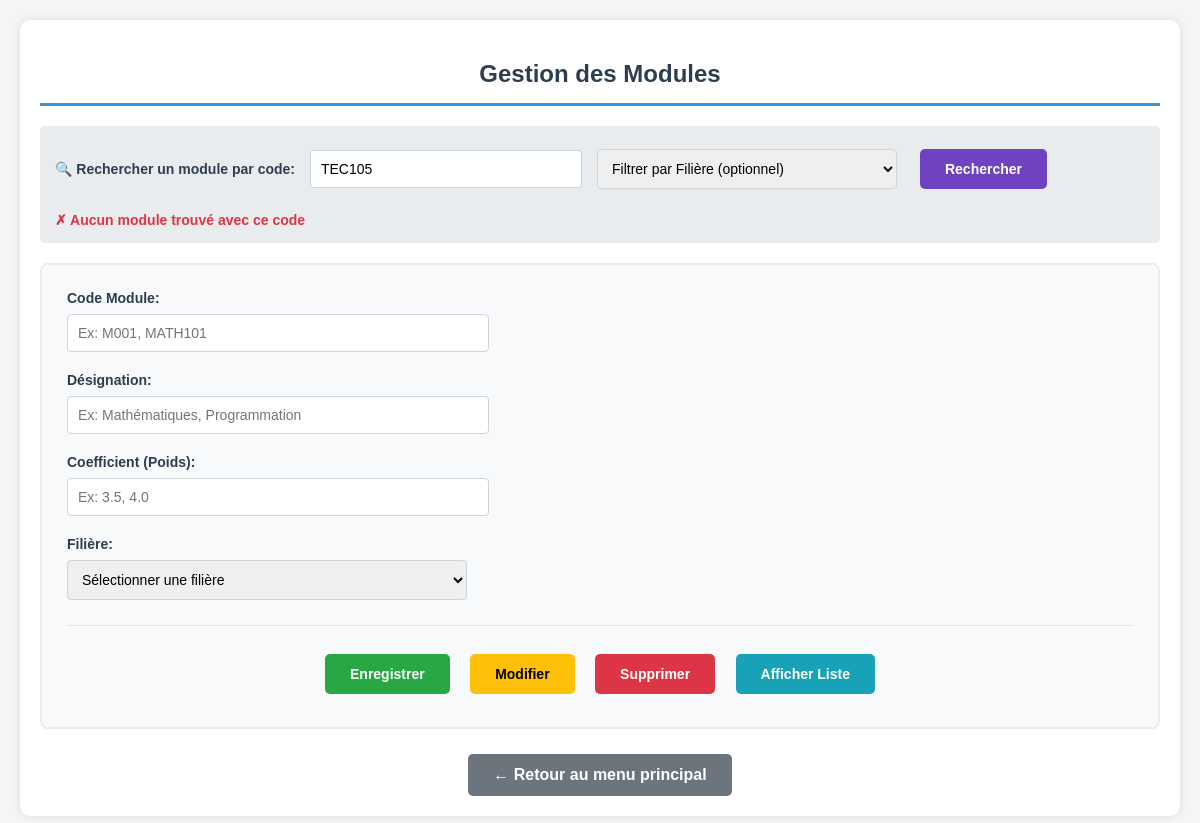
Page /frmModules.php?recherche_code=TEC105 on the earlier database version.
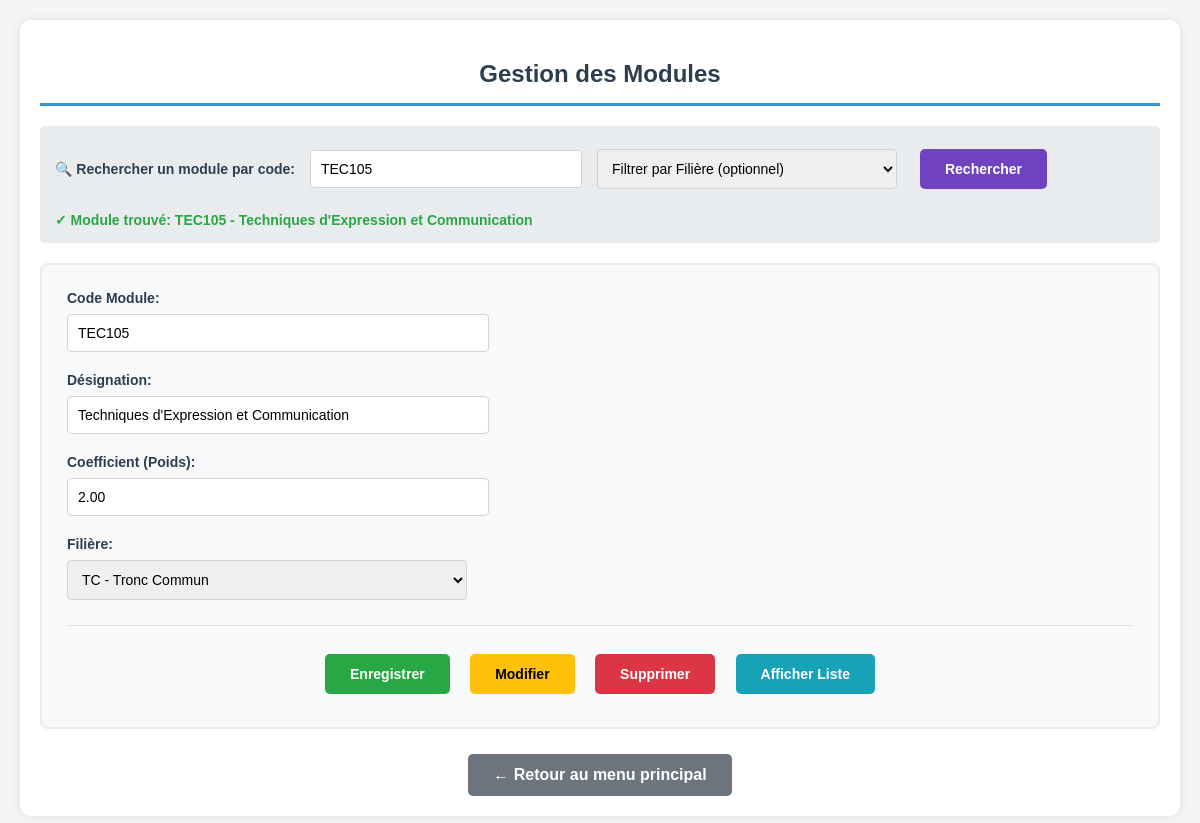
Same page on the later database version.
### tables this page shows
CREATE TABLE `modules` (
  `Id` int(11) NOT NULL,
  `CodeModule` varchar(50) NOT NULL,
  `DésignationModule` varchar(100) NOT NULL,
  `FilièreId` int(11) DEFAULT NULL,
  `created_at` timestamp NOT NULL DEFAULT current_timestamp(),
  `Coefficient` decimal(4,2) DEFAULT NULL
);

### connexion_base.php (called while the page is built, shortened)
<?php
class ConnexionBase {
    public function __construct() {
        $servername = "localhost";
        $username = "root";
        $password = "";
        $dbname = "base_etudiants_tp2_2025";
        try {
            $this->pdo = new PDO("mysql:host=$servername;dbname=$dbname;charset=utf8", $username, $password);
        } catch(PDOException $e) {
            die("Connection failed: " . $e->getMessage());
        }
    }
}
?>

### frmModules.php (the view, shortened to what the changed rows need)
<?php
require_once 'connexion_base.php';
$db = new ConnexionBase();
$filieres = $db->pdo->query("SELECT * FROM filières ORDER BY CodeFilière")->fetchAll(PDO::FETCH_ASSOC);
$module_courant = null;
if (isset($_GET['recherche_code']) && !empty($_GET['recherche_code'])) {
    $code_recherche = $_GET['recherche_code'];
    try {
        $requete_module = $db->pdo->prepare("
            SELECT m.*, f.CodeFilière, f.Désignation as FiliereDesignation
            FROM modules m
            LEFT JOIN filières f ON m.FilièreId = f.Id
            WHERE m.CodeModule = ?
        ");
        $requete_module->execute([$code_recherche]);
        $module_courant = $requete_module->fetch(PDO::FETCH_ASSOC);
    } catch (PDOException $e) {
        $erreur_recherche = "Erreur recherche: " . $e->getMessage();
    }
}
?>
<!DOCTYPE html>
<html>
<head>
</head>
<body>
    <div class="container">
        <h2>Gestion des Modules</h2>
        <div class="recherche-group">
            <form method="GET" action="frmModules.php" style="display: flex; align-items: center; gap: 15px; flex-wrap: wrap;">
                <label for="recherche_immediate" style="width: auto; margin: 0; font-weight: bold; color: #2c3e50;">
                    🔍 Rechercher un module par code:
                </label>
                <input type="text" id="recherche_immediate" name="recherche_code"
                       placeholder="Entrez le code module"
                       value="<?= isset($_GET['recherche_code']) ? htmlspecialchars($_GET['recherche_code']) : '' ?>"
                       style="width: 250px; padding: 10px; border: 1px solid #ced4da; border-radius: 4px;">
                <select id="filterFiliere" name="filiere_filter" style="width: 300px; padding: 10px; border: 1px solid #ced4da; border-radius: 4px;">
                    <option value="">Filtrer par Filière (optionnel)</option>
                </select>
                <button type="submit" class="btn-rechercher">Rechercher</button>
                <?php if ($module_courant): ?>
                    <span style="color: #28a745; font-weight: bold; font-size: 14px;">
                        ✓ Module trouvé: <?= htmlspecialchars($module_courant['CodeModule']) ?> - <?= htmlspecialchars($module_courant['DésignationModule']) ?>
                    </span>
                <?php elseif (isset($_GET['recherche_code']) && !empty($_GET['recherche_code']) && !$module_courant): ?>
                    <span style="color: #dc3545; font-weight: bold; font-size: 14px;">
                        ✗ Aucun module trouvé avec ce code
                    </span>
                <?php endif; ?>
            </form>
        </div>
        <div class="form-container">
            <form method="post">
                <div class="form-group">
                    <label for="CodeModule">Code Module:</label>
                    <input type="text" id="CodeModule" name="CodeModule" required
                           value="<?= $module_courant ? htmlspecialchars($module_courant['CodeModule']) : '' ?>"
                           placeholder="Ex: M001, MATH101">
                </div>
                <div class="form-group">
                    <label for="Designation">Désignation:</label>
                    <input type="text" id="Designation" name="Designation" required
                           value="<?= $module_courant ? htmlspecialchars($module_courant['DésignationModule']) : '' ?>"
                           placeholder="Ex: Mathématiques, Programmation">
                </div>
                <div class="form-group">
                    <label for="Coefficient">Coefficient (Poids):</label>
                    <input type="number" step="0.01" min="0.1" id="Coefficient" name="Coefficient"
                           value="<?= $module_courant ? htmlspecialchars($module_courant['Coefficient']) : '' ?>"
                           placeholder="Ex: 3.5, 4.0">
                </div>
                <div class="form-group">
                    <label for="FiliereId">Filière:</label>
                    <select id="FiliereId" name="FiliereId" required>
                        <option value="">Sélectionner une filière</option>
                        <?php foreach($filieres as $filiere): ?>
                            <option value="<?= $filiere['Id'] ?>"
                                <?= ($module_courant && $module_courant['FilièreId'] == $filiere['Id']) ? 'selected' : '' ?>>
                                <?= htmlspecialchars($filiere['CodeFilière']) ?> - <?= htmlspecialchars($filiere['Désignation']) ?>
                            </option>
                        <?php endforeach; ?>
                    </select>
                </div>
            </form>
        </div>
    </div>
</body>
</html>

Differences in the rows shown:
added modules: CodeModule "TEC105", DésignationModule "Techniques d'Expression et Communication", Designation "Techniques d'Expression et Communication", Coefficient "2.00", FiliereId "TC - Tronc Commun"
Other differences:
form field FiliereId: "Sélectionner une filière" → (not shown)
text no longer shown: "✗ Aucun module trouvé avec ce code"
text now shown: "✓ Module trouvé: -"
